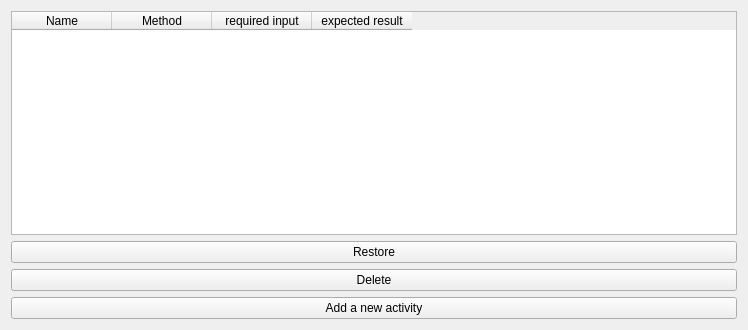
<?xml version="1.0" encoding="UTF-8"?>
<ui version="4.0">
 <class>outputClass</class>
 <widget class="QWidget" name="outputClass">
  <property name="geometry">
   <rect>
    <x>0</x>
    <y>0</y>
    <width>748</width>
    <height>330</height>
   </rect>
  </property>
  <property name="windowTitle">
   <string>Dashboard</string>
  </property>
  <layout class="QGridLayout" name="gridLayout">
   <item row="0" column="0">
    <widget class="QTableWidget" name="tableWidget">
     <column>
      <property name="text">
       <string>Name</string>
      </property>
     </column>
     <column>
      <property name="text">
       <string>Method</string>
      </property>
     </column>
     <column>
      <property name="text">
       <string>required input</string>
      </property>
     </column>
     <column>
      <property name="text">
       <string>expected result</string>
      </property>
      <property name="background">
       <color>
        <red>255</red>
        <green>255</green>
        <blue>255</blue>
       </color>
      </property>
     </column>
    </widget>
   </item>
   <item row="4" column="0">
    <widget class="QPushButton" name="pushButton">
     <property name="text">
      <string>Add a new activity</string>
     </property>
    </widget>
   </item>
   <item row="2" column="0">
    <widget class="QPushButton" name="pushButton_2">
     <property name="text">
      <string>Delete</string>
     </property>
    </widget>
   </item>
   <item row="1" column="0">
    <widget class="QPushButton" name="pushButton_3">
     <property name="text">
      <string>Restore</string>
     </property>
    </widget>
   </item>
  </layout>
 </widget>
 <layoutdefault spacing="6" margin="11"/>
 <resources/>
 <connections/>
</ui>
